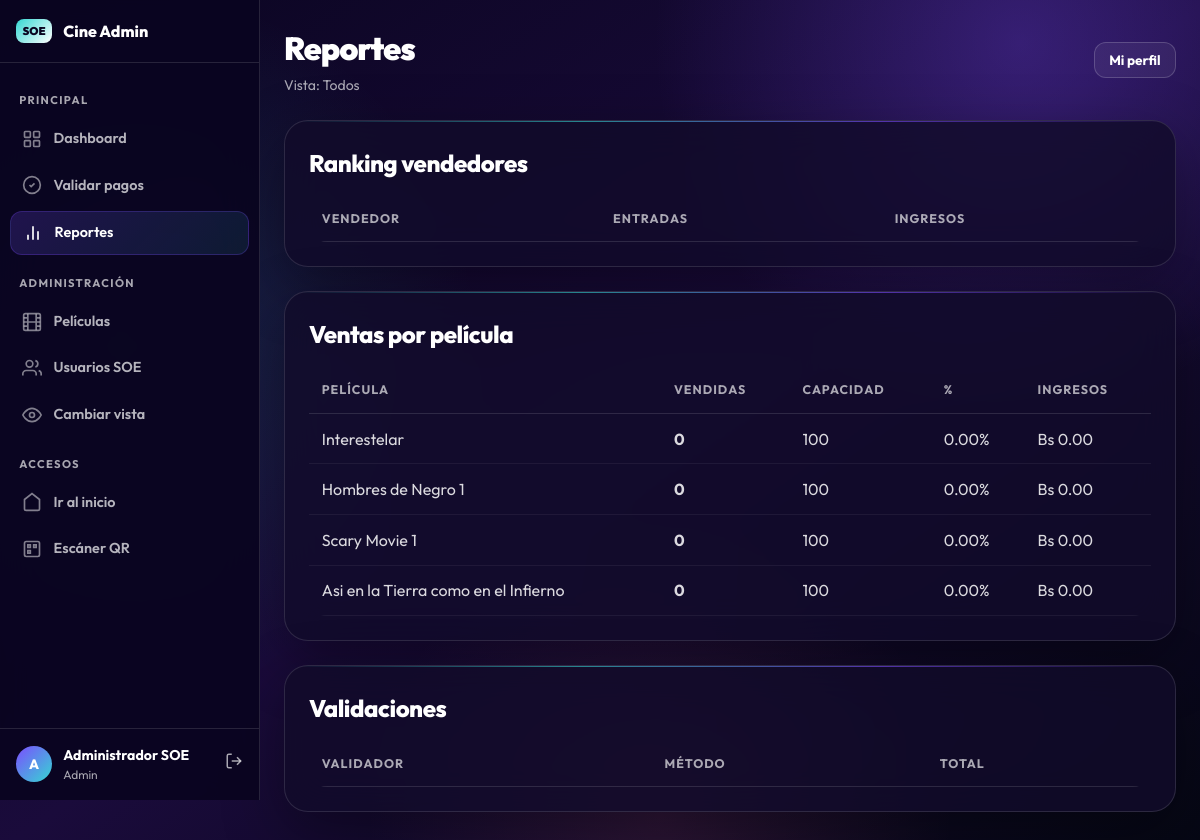
Screenshot of /admin/reportes.php (signed in) with the database file from the repository.
### tables this page shows
CREATE TABLE peliculas (
  id INT UNSIGNED AUTO_INCREMENT PRIMARY KEY,
  titulo VARCHAR(200) NOT NULL,
  descripcion TEXT NULL,
  imagen VARCHAR(255) NULL,
  genero VARCHAR(100) NULL,
  duracion_min SMALLINT UNSIGNED NULL,
  fecha_funcion DATE NOT NULL,
  hora_funcion TIME NOT NULL,
  precio_entrada DECIMAL(8,2) NOT NULL,
  capacidad SMALLINT UNSIGNED NOT NULL DEFAULT 100,
  entradas_vendidas SMALLINT UNSIGNED NOT NULL DEFAULT 0,
  estado ENUM('activo','inactivo','eliminado') NOT NULL DEFAULT 'activo',
  fecha_creacion DATETIME NOT NULL DEFAULT CURRENT_TIMESTAMP,
  fecha_actualizacion DATETIME NOT NULL DEFAULT CURRENT_TIMESTAMP ON UPDATE CURRENT_TIMESTAMP,
  INDEX idx_fecha_estado (fecha_funcion, estado)
);

### classes/Auth.php (called while the page is built, shortened)
<?php
class Auth
{
    public static function user(): ?array
    {
        return $_SESSION['usuario'] ?? null;
    }
}

### config/config.php (called while the page is built, shortened)
<?php
function e(?string $value): string
{
    return htmlspecialchars((string) $value, ENT_QUOTES, 'UTF-8');
}

### admin/reportes.php (the view, shortened to what this page needs)
<?php
require __DIR__ . '/_bootstrap.php';
$pdo = Database::getConnection();
$viewVendorId = admin_view_vendor_id();
if (admin_is_admin() && !$viewVendorId) {
    $peliculas = $pdo->query("SELECT * FROM v_ventas_por_pelicula ORDER BY fecha_funcion, hora_funcion")->fetchAll();
}
?>
<div class="glass admin-panel">
    <h2><?= admin_is_admin()&&!$viewVendorId?'Ranking vendedores':'Resumen' ?></h2>
    <div class="table-wrap"><table class="table"><thead><tr><th>Vendedor</th><th>Entradas</th><th>Ingresos</th></tr></thead></table></div>
</div>
<div class="glass admin-panel">
    <h2>Ventas por película</h2>
    <div class="table-wrap"><table class="table"><thead><tr><th>Película</th><th>Vendidas</th><th>Capacidad</th><th>%</th><th>Ingresos</th></tr></thead><tbody>
    <?php foreach ($peliculas as $p): ?><tr><td><?= e($p['titulo']) ?></td><td><strong><?= (int)$p['entradas_vendidas'] ?></strong></td><td><?= (int)$p['capacidad'] ?></td><td><?= e((string)$p['porcentaje_ocupacion']) ?>%</td><td>Bs <?= number_format((float)$p['ingresos_aprobados'],2) ?></td></tr><?php endforeach; ?>
    </tbody></table></div>
</div>
<?php if (admin_is_admin()): ?>
<div class="glass admin-panel">
    <h2>Validaciones</h2>
    <div class="table-wrap"><table class="table"><thead><tr><th>Validador</th><th>Método</th><th>Total</th></tr></thead></table></div>
</div>
<?php endif; ?>

### assets/css/base.css (style rules this page uses)
:root { --bg:#0a0520;--bg2:#1a0b3b;--surface:rgba(18,12,42,.82);--surface-soft:rgba(255,255,255,.07); --line:rgba(255,255,255,.12);--text:#fff;--muted:rgba(255,255,255,.65); --purple:#7c4dff;--cyan:#35d7d2;--pink:#ff6aa2;--blue:#5b8df7; --danger:#ef4444;--warning:#f59e0b;--success:#10b981; --r-xl:24px;--r-lg:18px;--r-md:12px; --shadow:0 20px 60px rgba(0,0,0,.35);--glow:0 0 0 1px rgba(255,255,255,.08),0 24px 70px rgba(53,215,210,.12); --nav-h:70px; }
* { box-sizing:border-box;margin:0;padding:0 }
html { scroll-behavior:smooth }
body { font-family:'Outfit',system-ui,sans-serif;color:var(--text);background:var(--bg);min-height:100vh;overflow-x:hidden;text-rendering:optimizeLegibility }
.glass { background:var(--surface);backdrop-filter:blur(20px);border:1px solid var(--line);border-radius:var(--r-xl);box-shadow:var(--shadow);position:relative;overflow:hidden }
.glass::before { content:"";position:absolute;inset:0 0 auto;height:1px;background:linear-gradient(90deg,transparent,rgba(53,215,210,.6),rgba(124,77,255,.6),transparent);pointer-events:none }
.glass>* { position:relative;z-index:1 }
.table-wrap { overflow-x:auto;border-radius:var(--r-lg) }
.table { width:100%;border-collapse:collapse;color:rgba(255,255,255,.85) }
.table th { padding:.8rem;text-align:left;font-size:.78rem;text-transform:uppercase;letter-spacing:.08em;color:var(--muted);border-bottom:1px solid var(--line) }
.table td { padding:.8rem;border-bottom:1px solid rgba(255,255,255,.06) }
.table tbody tr { transition:background .2s }

### assets/css/pages.css (style rules this page uses)
.site-bg { background:radial-gradient(circle at 85% 5%,rgba(124,77,255,.3),transparent 28%),radial-gradient(circle at 10% 40%,rgba(53,215,210,.15),transparent 30%),radial-gradient(circle at 55% 95%,rgba(255,106,162,.12),transparent 28%),linear-gradient(145deg,#0a0520 0%,#1a0b3b 50%,#050713 100%);background-attachment:fixed;min-height:100vh }

### assets/css/admin.css (style rules this page uses)
.admin-panel { padding:clamp(1rem,2vw,1.5rem);margin-bottom:1.5rem }
.admin-panel h2 { font-size:clamp(1.1rem,2.5vw,1.5rem);font-weight:800;letter-spacing:-.02em;margin-bottom:1rem }
.admin-panel .table { margin-bottom:0 }

### rows the page displays
peliculas: titulo "Interestelar", entradas_vendidas "0", capacidad "100", porcentaje_ocupacion "0.00", ingresos_aprobados "0.00"
peliculas: titulo "Hombres de Negro 1", entradas_vendidas "0", capacidad "100", porcentaje_ocupacion "0.00", ingresos_aprobados "0.00"
peliculas: titulo "Scary Movie 1", entradas_vendidas "0", capacidad "100", porcentaje_ocupacion "0.00", ingresos_aprobados "0.00"
peliculas: titulo "Asi en la Tierra como en el Infierno", entradas_vendidas "0", capacidad "100", porcentaje_ocupacion "0.00", ingresos_aprobados "0.00"

### other values shown
$initial "A"
$user['nombre'] "Administrador SOE"
$user['rol'] "Admin"
$title "Reportes"
admin_view_vendor_label() "Todos"
